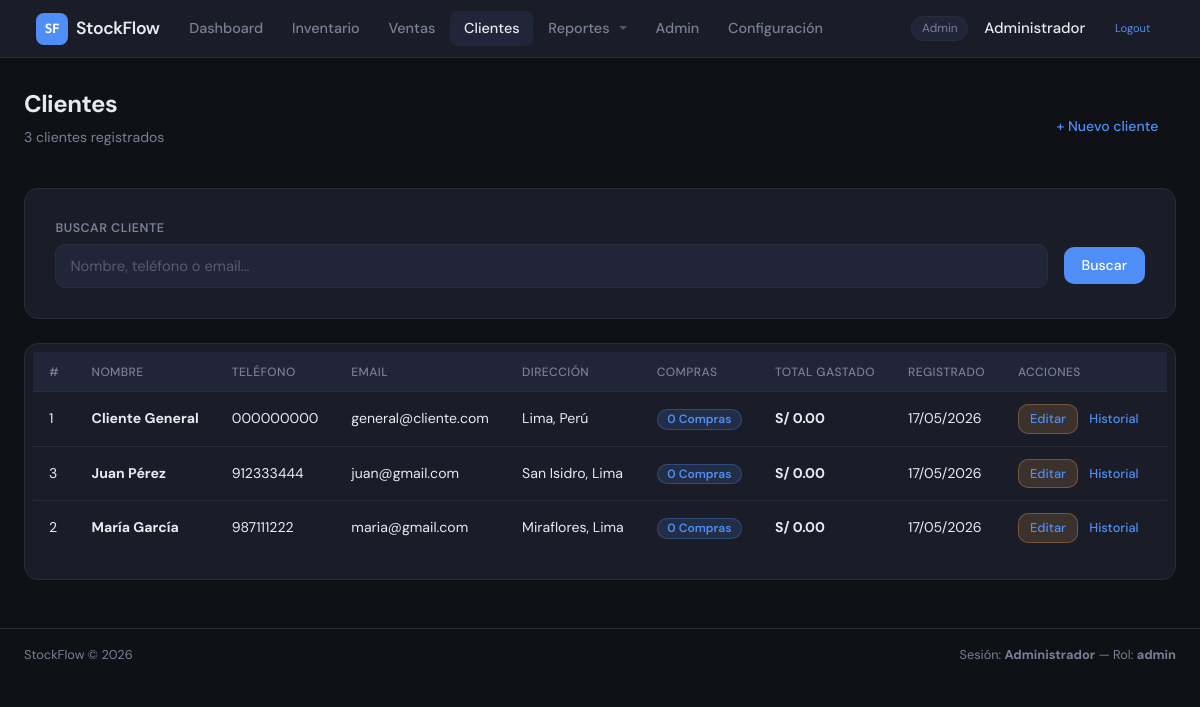
The page /modules/clientes/index.php (signed in) on the database its author committed.
### tables this page shows
CREATE TABLE clientes (
    id INT AUTO_INCREMENT PRIMARY KEY,
    nombre VARCHAR(100) NOT NULL,
    telefono VARCHAR(20),
    email VARCHAR(100),
    direccion VARCHAR(200),
    created_at DATETIME DEFAULT CURRENT_TIMESTAMP
);

### config/session.php (called while the page is built, shortened)
<?php
function tieneRol($roles){
    return in_array($_SESSION['usuario_rol'], $roles);
}
?>

### modules/clientes/index.php (the view, shortened to what this page needs)
<?php
require_once '../../config/database.php';
require_once '../../config/session.php';
$buscar = trim($_GET['buscar'] ?? '');
$where  = '';
$por_pagina  = 15;
$pagina      = max(1, (int)($_GET['pagina'] ?? 1));
$offset      = ($pagina - 1) * $por_pagina;
$total       = mysqli_fetch_assoc(mysqli_query($conn, "SELECT COUNT(*) AS t FROM clientes $where"))['t'];
$clientes = mysqli_query($conn, "
    SELECT c.*,
           COUNT(v.id)        AS total_compras,
           COALESCE(SUM(v.total), 0) AS monto_total
    FROM clientes c
    LEFT JOIN ventas v ON v.cliente_id = c.id AND v.estado = 'completada'
    $where
    GROUP BY c.id
    ORDER BY c.nombre ASC
    LIMIT $por_pagina OFFSET $offset
");
require_once '../../includes/header.php';
?>
<div class="page-header">
    <div>
        <h1 class="page-title">Clientes</h1>
        <p class="page-subtitle"><?= $total ?> cliente<?= $total !== 1 ? 's' : '' ?> registrado<?= $total !== 1 ? 's' : '' ?></p>
    </div>
    <?php if (tieneRol(['admin', 'vendedor'])): ?>
    <a href="crear.php" class="btn btn--primary1">+ Nuevo cliente</a>
    <?php endif; ?>
</div>
<div class="card no-print" style="margin-bottom:24px">
    <div class="card__body">
        <form method="GET" class="filter-form">
            <div class="form__group" style="flex:1">
                <label class="form__label">Buscar cliente</label>
                <input type="text" name="buscar" class="form__input"
                       placeholder="Nombre, teléfono o email..."
                       value="<?= htmlspecialchars($buscar) ?>">
            </div>
            <div style="display:flex; gap:8px; align-self:flex-end; margin-bottom:4px">
                <button type="submit" class="btn btn--primary">Buscar</button>
            </div>
        </form>
    </div>
</div>
<div class="card">
    <div class="card__body p-0">
        <table class="table table--hover">
            <thead>
                <tr>
                    <th>#</th>
                    <th>Nombre</th>
                    <th>Teléfono</th>
                    <th>Email</th>
                    <th>Dirección</th>
                    <th>Compras</th>
                    <th>Total gastado</th>
                    <th>Registrado</th>
                    <th>Acciones</th>
                </tr>
            </thead>
            <tbody>
            <?php if (mysqli_num_rows($clientes) === 0): ?>
                <tr><td colspan="9" class="text-center text-muted" style="padding:32px">
                    <?= $buscar ? "No se encontraron clientes con \"$buscar\"." : 'No hay clientes registrados aún.' ?>
                </td></tr>
            <?php else: ?>
            <?php while ($c = mysqli_fetch_assoc($clientes)): ?>
                <tr>
                    <td class="text-muted"><?= $c['id'] ?></td>
                    <td><strong><?= htmlspecialchars($c['nombre']) ?></strong></td>
                    <td><?= htmlspecialchars($c['telefono'] ?: '—') ?></td>
                    <td class="text-muted"><?= htmlspecialchars($c['email'] ?: '—') ?></td>
                    <td class="text-muted"><?= htmlspecialchars($c['direccion'] ?: '—') ?></td>
                    <td>
                        <span class="badge badge--blue"><?= $c['total_compras'] ?> compra<?= $c['total_compras'] != 1 ? 's' : '' ?></span>
                    </td>
                    <td><strong>S/ <?= number_format($c['monto_total'], 2) ?></strong></td>
                    <td class="text-muted"><?= date('d/m/Y', strtotime($c['created_at'])) ?></td>
                    <td>
                        <div class="d-flex">
                            <a href="editar.php?id=<?= $c['id'] ?>"
                            class="btn btn--sm btn--warning">Editar</a>
                            <a href="historial.php?id=<?= $c['id'] ?>"
                            class="btn btn--sm ">Historial</a>
                        </div>
                    </td>
                </tr>
            <?php endwhile; ?>
            <?php endif; ?>
            </tbody>
        </table>
    </div>
</div>
<?php require_once '../../includes/footer.php'; ?>

### assets/css/style.css (style rules this page uses)
:root { --bg: #0f1117; --surface: #1a1d27; --surface2: #21253a; --border: #2a2d3a; --accent: #4f8ef7; --accent-h: #6aa1ff; --danger: #f75b5b; --warn: #f7a84f; --ok: #4fcf8e; --text: #e8eaf0; --muted: #7a7f96; --radius: 10px; --nav-h: 58px; }
*, *::before, *::after { box-sizing: border-box; margin: 0; padding: 0; }
body { font-family: 'DM Sans', sans-serif; background: var(--bg); color: var(--text); font-size: 15px; line-height: 1.5; min-height: 100vh; }
a { color: var(--accent); text-decoration: none; }
.card { background: var(--surface); border: 1px solid var(--border); border-radius: 14px; overflow: hidden; padding: 8px; }
.card__body { padding: 1.4rem; }
.card__body.p-0 { padding: 0; }
.table { width: 100%; border-collapse: collapse; font-size: .88rem; }
.table th { text-align: left; padding: .65rem 1rem; color: var(--muted); font-weight: 500; border-bottom: 1px solid var(--border); white-space: nowrap; background: var(--surface2); font-size: .75rem; text-transform: uppercase; letter-spacing: .4px; }
.table td { padding: .75rem 1rem; border-bottom: 1px solid var(--border); vertical-align: middle; }
.table tbody tr:last-child td { border-bottom: none; }
.text-muted { color: var(--muted); }
.badge { display: inline-block; padding: .2rem .6rem; border-radius: 20px; font-size: .75rem; font-weight: 600; text-transform: capitalize; white-space: nowrap; }
.badge--blue, .badge--admin { background: rgba(79,142,247,.15); color: var(--accent); border: 1px solid rgba(79,142,247,.3); }
.btn { display: inline-flex; align-items: center; gap: .4rem; padding: .55rem 1.1rem; border-radius: var(--radius); font-family: inherit; font-size: .88rem; font-weight: 500; cursor: pointer; border: none; transition: background .15s, opacity .15s, transform .1s; white-space: nowrap; text-decoration: none; line-height: 1.4; }
.btn--primary { background: var(--accent); color: #fff; border: none; }
.btn--warning { background: rgba(247,168,79,.15); color: var(--warn); border: 1px solid rgba(247,168,79,.3); }
.btn--sm { padding: .3rem .7rem; font-size: .8rem; }
.form__group { display: flex; flex-direction: column; margin-bottom: 16px; }
label, .form__label { display: block; font-size: .78rem; font-weight: 600; text-transform: uppercase; letter-spacing: .5px; color: var(--muted); margin-bottom: 6px; }
input[type="text"], input[type="email"], input[type="password"], input[type="number"], input[type="date"], input[type="search"], input[type="tel"], input[type="url"], textarea, select, .sf-input, .sf-select, .sf-textarea, .form__input { width: 100%; background: var(--surface2); border: 1.5px solid var(--border); border-radius: var(--radius); padding: 10px 14px; color: var(--text); font-family: inherit; font-size: .92rem; outline: none; transition: border-color .2s, box-shadow .2s; appearance: none; -webkit-appearance: none; }
::placeholder { color: var(--muted); opacity: .6; }
.page-header { display: flex; justify-content: space-between; align-items: center; margin-bottom: 1.5rem; gap: 1rem; }
.page-title { font-size: 1.5rem; font-weight: 700; letter-spacing: -.5px; }
.page-subtitle { font-size: .88rem; color: var(--muted); margin-top: .2rem; }
.filter-form { display: flex; gap: 12px; align-items: flex-end; flex-wrap: wrap; }
.filter-form .form__group { flex-direction: column; margin-bottom: 0; }
.filter-form .form__actions, .filter-form > div:last-child { display: flex; flex-direction: row; gap: 8px; align-items: center; margin-bottom: 0; }
body { background-color: var(--bg) !important; color: var(--text) !important; }
a:not(.navbar-brand):not(.nav-link):not(.dropdown-item):not(.dropdown-toggle) { color: var(--accent); }
.card { background: var(--surface) !important; border: 1px solid var(--border) !important; color: var(--text) !important; }
.table, .sf-table { color: var(--text) !important; border-color: var(--border) !important; }
.table > :not(caption) > * > * { background-color: transparent !important; color: var(--text) !important; border-bottom-color: var(--border) !important; }
.table > thead > tr > th, .sf-table th { color: var(--muted) !important; background: var(--surface2) !important; border-bottom: 1px solid var(--border) !important; }

### modules/clientes/index.php (style rules this page uses)
.filter-form { display: flex; gap: 16px; align-items: flex-end; }

### rows shown on the page
clientes: id "1", nombre "Cliente General", telefono "000000000", email "general@cliente.com", direccion "Lima, Perú", total_compras "0", monto_total "0.00", created_at "17/05/2026"
clientes: id "3", nombre "Juan Pérez", telefono "912333444", email "juan@gmail.com", direccion "San Isidro, Lima", total_compras "0", monto_total "0.00", created_at "17/05/2026"
clientes: id "2", nombre "María García", telefono "987111222", email "maria@gmail.com", direccion "Miraflores, Lima", total_compras "0", monto_total "0.00", created_at "17/05/2026"

### other values the page prints
$_SESSION['usuario_rol'] "Admin"
$_SESSION['usuario_nombre'] "Administrador"
$total "3"
$_SESSION['usuario_rol'] "admin"
